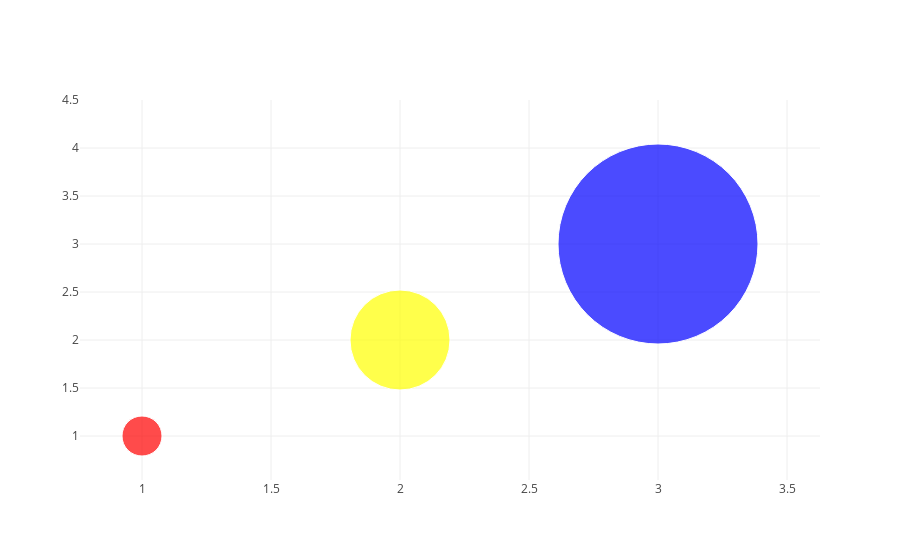

Notebook cell for this chart:
### Markdown cell above
### Bubble chart

### Code cell
trace = go.Scatter(
    x = [1,2,3] , y = [1,2,3] ,
    marker = dict(
    color = ['red' , 'yellow' ,'blue'],
    size = [40,100 ,200]),
    mode = 'markers'
)

plotly.offline.iplot([trace])

### Figure 1 — Plotly figure (JSON) as saved in the notebook; plotly's stock layout.template omitted (floating-point values rounded to 4 significant figures)
{"data": [{"marker": {"color": ["red", "yellow", "blue"], "size": [40, 100, 200]}, "mode": "markers", "type": "scatter", "uid": "1628fa17-c3b4-4955-b9d9-72752aee8d87", "x": [1, 2, 3], "y": [1, 2, 3]}], "layout": {}}
